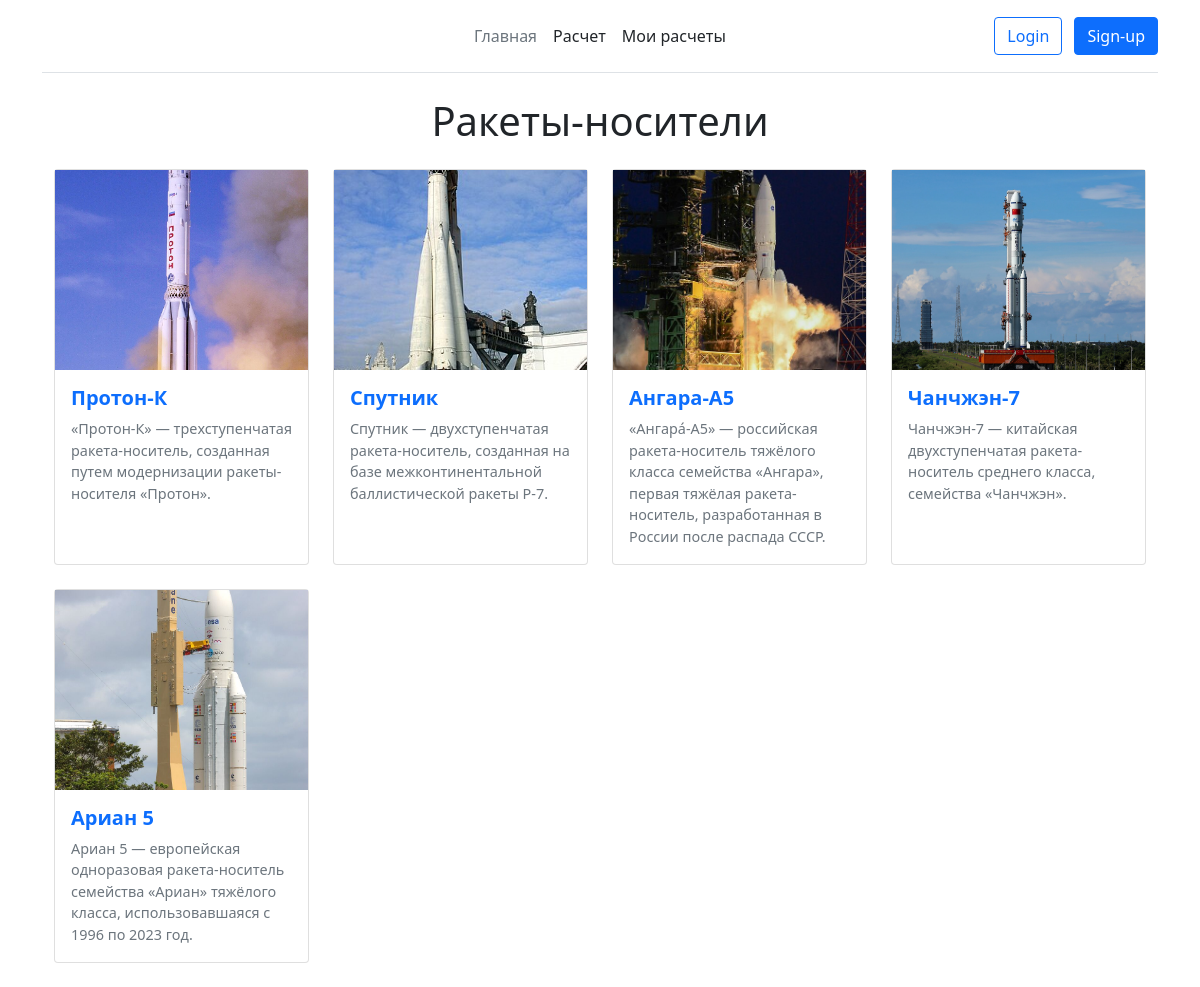
The page / on the database its author committed.
### rocket/models.py (models this page shows, shortened)
class LaunchVehicle(models.Model):
    name = models.CharField(max_length=100, verbose_name="Название")
    short_description = models.TextField(blank=True, null=True, verbose_name="Краткое описание")
    description = models.TextField(blank=True, null=True, verbose_name="Описание")
    gto_playload = models.IntegerField(verbose_name="Полезная нагрузка (кг)")
    imagerocket = models.ImageField(verbose_name="Изображение",upload_to="rockets/",blank=True, null=True)
    class Meta:
        verbose_name = "Ракета-носитель"
        verbose_name_plural = "Ракеты-носители"

### rocket/views.py (the view)
# urls.py: path("", views.list_rocket, name="list_rocket"),
def list_rocket(request):
    rockets = LaunchVehicle.objects.all()
    return render(request, "rocket/rocket_list.html", context={"rockets": rockets})

### rocket/templates/rocket/rocket_list.html (shortened to what this page needs)
{% extends 'rocket/base.html' %}
{% block content %}
<div class="container my-4">
        <h1 class="text-center mb-4">Ракеты-носители</h1>
        <div class="row row-cols-1 row-cols-sm-2 row-cols-md-3 row-cols-lg-4 g-4">
            {% for r in rockets %}
            <div class="col">
                <a href="{% url "rocket_detail" pk=r.pk %}" class="text-decoration-none">
                    <div class="card rocket-card h-100">
                        <div class="rocket-img-container">
                            <img {% if r.imagerocket %} src="{{ r.imagerocket.url }}" {% endif %}class="rocket-img" alt={{r.name}}>
                        </div>
                        <div class="card-body">
                            <h5 class="rocket-name card-title">{{r.name}}</h5>
                            <p class="rocket-description card-text">{{r.short_description}}</p>
                        </div>
                    </div>
                </a>
            </div>
           {% endfor %}
        </div>
    </div>
{% endblock%}

### rocket/templates/rocket/rocket_list.html (style rules this page uses)
.rocket-card { transition: transform 0.3s, box-shadow 0.3s; height: 100%; }
.rocket-img-container { height: 200px; overflow: hidden; display: flex; align-items: center; justify-content: center; background-color: #f8f9fa; }
.rocket-img { object-fit: cover; width: 100%; height: 100%; }
.rocket-name { font-weight: bold; color: #0d6efd; }
.rocket-description { color: #6c757d; font-size: 0.9rem; }

### rows shown on the page
LaunchVehicle: imagerocket (picture), name "Протон-К", short_description "«Протон-К» — трехступенчатая ракета-носитель, созданная путем модернизации ракеты-носителя «Протон»."
LaunchVehicle: imagerocket (picture), name "Спутник", short_description "Спутник — двухступенчатая ракета-носитель, созданная на базе межконтинентальной баллистической ракеты Р-7."
LaunchVehicle: imagerocket+name (picture), name "Ангара-А5", short_description "«Ангара́-А5» — российская ракета-носитель тяжёлого класса семейства «Ангара», первая тяжёлая ракета-носитель, разработанная в России после распада СССР."
LaunchVehicle: imagerocket (picture), name "Чанчжэн-7", short_description "Чанчжэн-7 — китайская двухступенчатая ракета-носитель среднего класса, семейства «Чанчжэн»."
LaunchVehicle: imagerocket (picture), name "Ариан 5", short_description "Ариан 5 — европейская одноразовая ракета-носитель семейства «Ариан» тяжёлого класса, использовавшаяся с 1996 по 2023 год."
